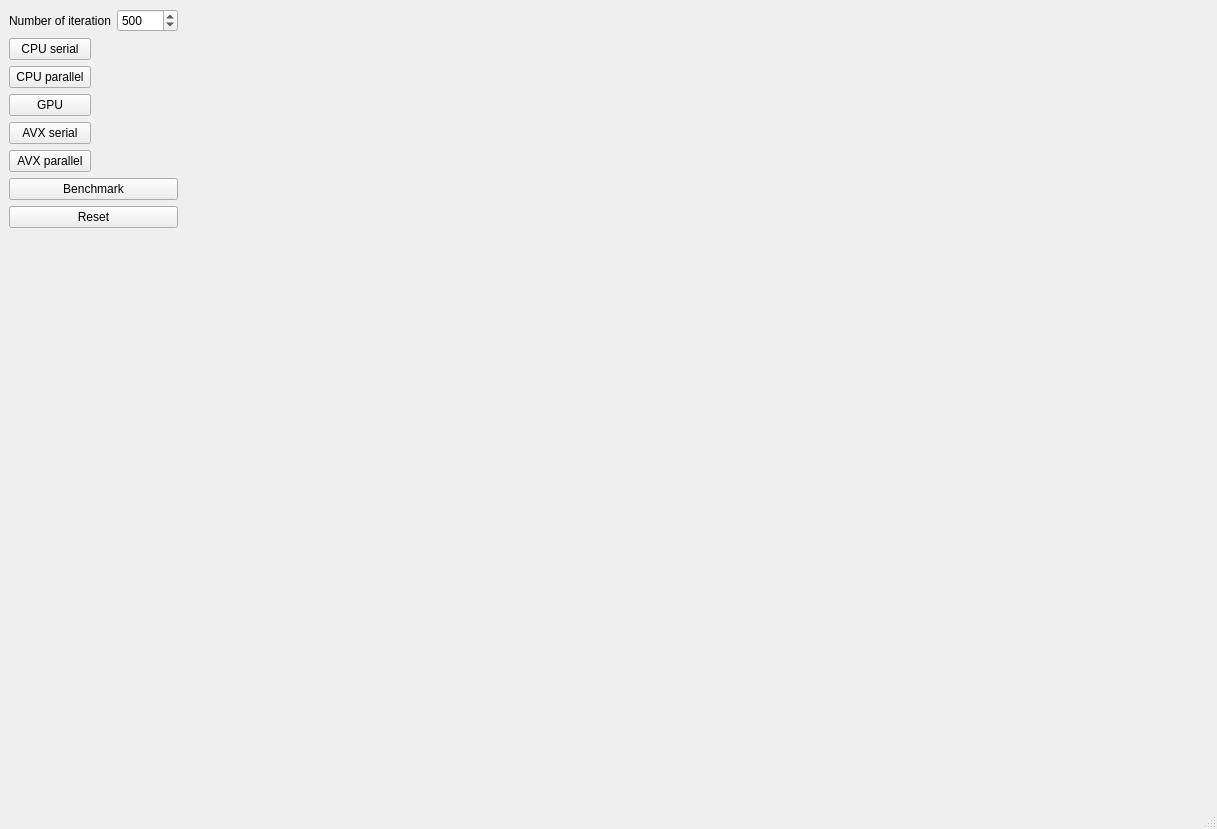
<?xml version="1.0" encoding="UTF-8"?>
<ui version="4.0">
 <class>MainWindow</class>
 <widget class="QMainWindow" name="MainWindow">
  <property name="geometry">
   <rect>
    <x>0</x>
    <y>0</y>
    <width>1217</width>
    <height>829</height>
   </rect>
  </property>
  <property name="windowTitle">
   <string>MainWindow</string>
  </property>
  <widget class="QWidget" name="centralwidget">
   <layout class="QHBoxLayout" name="horizontalLayout_3">
    <item>
     <layout class="QVBoxLayout" name="verticalLayout_2">
      <item>
       <layout class="QVBoxLayout" name="verticalLayout">
        <item>
         <layout class="QHBoxLayout" name="horizontalLayout_2">
          <item>
           <widget class="QLabel" name="label_2">
            <property name="minimumSize">
             <size>
              <width>100</width>
              <height>0</height>
             </size>
            </property>
            <property name="text">
             <string>Number of iterations</string>
            </property>
           </widget>
          </item>
          <item>
           <widget class="QSpinBox" name="spinBox_2">
            <property name="maximum">
             <number>15000</number>
            </property>
            <property name="value">
             <number>500</number>
            </property>
           </widget>
          </item>
         </layout>
        </item>
       </layout>
      </item>
      <item>
       <layout class="QHBoxLayout" name="CPUSerialGroup">
        <item>
         <widget class="QPushButton" name="CPUserial">
          <property name="text">
           <string>CPU serial</string>
          </property>
         </widget>
        </item>
        <item>
         <widget class="QLabel" name="CPUserialLabel">
          <property name="text">
           <string/>
          </property>
          <property name="alignment">
           <set>Qt::AlignCenter</set>
          </property>
         </widget>
        </item>
       </layout>
      </item>
      <item>
       <layout class="QHBoxLayout" name="CPUParallelGroup">
        <item>
         <widget class="QPushButton" name="CPUparallel">
          <property name="text">
           <string>CPU parallel</string>
          </property>
         </widget>
        </item>
        <item>
         <widget class="QLabel" name="CPUparallelLabel">
          <property name="text">
           <string/>
          </property>
          <property name="alignment">
           <set>Qt::AlignCenter</set>
          </property>
         </widget>
        </item>
       </layout>
      </item>
      <item>
       <layout class="QHBoxLayout" name="GPUGroup">
        <item>
         <widget class="QPushButton" name="GPU">
          <property name="text">
           <string>GPU</string>
          </property>
         </widget>
        </item>
        <item>
         <widget class="QLabel" name="GPULabel">
          <property name="text">
           <string/>
          </property>
          <property name="alignment">
           <set>Qt::AlignCenter</set>
          </property>
         </widget>
        </item>
       </layout>
      </item>
      <item>
       <layout class="QHBoxLayout" name="AVXSerialGroup">
        <item>
         <widget class="QPushButton" name="AVXserial">
          <property name="text">
           <string>AVX serial</string>
          </property>
         </widget>
        </item>
        <item>
         <widget class="QLabel" name="AVXserialLabel">
          <property name="text">
           <string/>
          </property>
          <property name="alignment">
           <set>Qt::AlignCenter</set>
          </property>
         </widget>
        </item>
       </layout>
      </item>
      <item>
       <layout class="QHBoxLayout" name="AVXParallelGroup">
        <item>
         <widget class="QPushButton" name="AVXparallel">
          <property name="text">
           <string>AVX parallel</string>
          </property>
         </widget>
        </item>
        <item>
         <widget class="QLabel" name="AVXparallelLabel">
          <property name="text">
           <string/>
          </property>
          <property name="alignment">
           <set>Qt::AlignCenter</set>
          </property>
         </widget>
        </item>
       </layout>
      </item>
      <item>
       <widget class="QPushButton" name="benchmarkButton">
        <property name="text">
         <string>Benchmark</string>
        </property>
       </widget>
      </item>
      <item>
       <widget class="QPushButton" name="pushButton">
        <property name="maximumSize">
         <size>
          <width>16777215</width>
          <height>16777215</height>
         </size>
        </property>
        <property name="text">
         <string>Reset</string>
        </property>
       </widget>
      </item>
      <item>
       <spacer name="verticalSpacer">
        <property name="orientation">
         <enum>Qt::Vertical</enum>
        </property>
        <property name="sizeHint" stdset="0">
         <size>
          <width>20</width>
          <height>40</height>
         </size>
        </property>
       </spacer>
      </item>
     </layout>
    </item>
    <item>
     <widget class="Canvas" name="canvas" native="true">
      <property name="minimumSize">
       <size>
        <width>1024</width>
        <height>768</height>
       </size>
      </property>
     </widget>
    </item>
   </layout>
  </widget>
  <widget class="QMenuBar" name="menubar">
   <property name="geometry">
    <rect>
     <x>0</x>
     <y>0</y>
     <width>1217</width>
     <height>20</height>
    </rect>
   </property>
  </widget>
  <widget class="QStatusBar" name="statusbar"/>
 </widget>
 <customwidgets>
  <customwidget>
   <class>Canvas</class>
   <extends>QWidget</extends>
   <header>canvas.h</header>
   <container>1</container>
   <slots>
    <signal>changeIterationSpinBox(int)</signal>
    <signal>changeWorkersSpinbox(int)</signal>
    <signal>resetLabels()</signal>
    <signal>setCPUSerialLabel(qint64)</signal>
    <signal>setCPUParallelLabel(qint64)</signal>
    <signal>setGPULabel(qint64)</signal>
    <signal>setAVXSerialLabel(qint64)</signal>
    <signal>setAVXParallelLabel(qint64)</signal>
    <slot>changeNumOfWorkers(int)</slot>
    <slot>changeNumOfIterations(int)</slot>
    <slot>reset()</slot>
    <slot>calculateCPUSerial()</slot>
    <slot>calculateCPUParallel()</slot>
    <slot>calculateGPU()</slot>
    <slot>calculateAVXSerial()</slot>
    <slot>calculateAVXParallel()</slot>
    <slot>benchmark()</slot>
   </slots>
  </customwidget>
 </customwidgets>
 <resources/>
 <connections>
  <connection>
   <sender>spinBox_2</sender>
   <signal>valueChanged(int)</signal>
   <receiver>canvas</receiver>
   <slot>changeNumOfIterations(int)</slot>
   <hints>
    <hint type="sourcelabel">
     <x>174</x>
     <y>54</y>
    </hint>
    <hint type="destinationlabel">
     <x>193</x>
     <y>147</y>
    </hint>
   </hints>
  </connection>
  <connection>
   <sender>canvas</sender>
   <signal>changeIterationSpinBox(int)</signal>
   <receiver>spinBox_2</receiver>
   <slot>setValue(int)</slot>
   <hints>
    <hint type="sourcelabel">
     <x>270</x>
     <y>121</y>
    </hint>
    <hint type="destinationlabel">
     <x>174</x>
     <y>54</y>
    </hint>
   </hints>
  </connection>
  <connection>
   <sender>canvas</sender>
   <signal>resetLabels()</signal>
   <receiver>MainWindow</receiver>
   <slot>resetTimeLabels()</slot>
   <hints>
    <hint type="sourcelabel">
     <x>220</x>
     <y>285</y>
    </hint>
    <hint type="destinationlabel">
     <x>110</x>
     <y>318</y>
    </hint>
   </hints>
  </connection>
  <connection>
   <sender>canvas</sender>
   <signal>setCPUSerialLabel(qint64)</signal>
   <receiver>MainWindow</receiver>
   <slot>setCPUSerialLabel(qint64)</slot>
   <hints>
    <hint type="sourcelabel">
     <x>304</x>
     <y>528</y>
    </hint>
    <hint type="destinationlabel">
     <x>108</x>
     <y>483</y>
    </hint>
   </hints>
  </connection>
  <connection>
   <sender>canvas</sender>
   <signal>setCPUParallelLabel(qint64)</signal>
   <receiver>MainWindow</receiver>
   <slot>setCPUParallelLabel(qint64)</slot>
   <hints>
    <hint type="sourcelabel">
     <x>251</x>
     <y>371</y>
    </hint>
    <hint type="destinationlabel">
     <x>111</x>
     <y>403</y>
    </hint>
   </hints>
  </connection>
  <connection>
   <sender>canvas</sender>
   <signal>setGPULabel(qint64)</signal>
   <receiver>MainWindow</receiver>
   <slot>setGPULabel(qint64)</slot>
   <hints>
    <hint type="sourcelabel">
     <x>226</x>
     <y>256</y>
    </hint>
    <hint type="destinationlabel">
     <x>109</x>
     <y>274</y>
    </hint>
   </hints>
  </connection>
  <connection>
   <sender>MainWindow</sender>
   <signal>calculateCPUSerial()</signal>
   <receiver>canvas</receiver>
   <slot>calculateCPUSerial()</slot>
   <hints>
    <hint type="sourcelabel">
     <x>109</x>
     <y>220</y>
    </hint>
    <hint type="destinationlabel">
     <x>234</x>
     <y>212</y>
    </hint>
   </hints>
  </connection>
  <connection>
   <sender>MainWindow</sender>
   <signal>calculateCPUParallel()</signal>
   <receiver>canvas</receiver>
   <slot>calculateCPUParallel()</slot>
   <hints>
    <hint type="sourcelabel">
     <x>88</x>
     <y>180</y>
    </hint>
    <hint type="destinationlabel">
     <x>196</x>
     <y>182</y>
    </hint>
   </hints>
  </connection>
  <connection>
   <sender>MainWindow</sender>
   <signal>calculateGPU()</signal>
   <receiver>canvas</receiver>
   <slot>calculateGPU()</slot>
   <hints>
    <hint type="sourcelabel">
     <x>57</x>
     <y>245</y>
    </hint>
    <hint type="destinationlabel">
     <x>205</x>
     <y>241</y>
    </hint>
   </hints>
  </connection>
  <connection>
   <sender>MainWindow</sender>
   <signal>calculateAVXSerial()</signal>
   <receiver>canvas</receiver>
   <slot>calculateAVXSerial()</slot>
   <hints>
    <hint type="sourcelabel">
     <x>51</x>
     <y>356</y>
    </hint>
    <hint type="destinationlabel">
     <x>211</x>
     <y>368</y>
    </hint>
   </hints>
  </connection>
  <connection>
   <sender>MainWindow</sender>
   <signal>calculateAVXParallel()</signal>
   <receiver>canvas</receiver>
   <slot>calculateAVXParallel()</slot>
   <hints>
    <hint type="sourcelabel">
     <x>53</x>
     <y>549</y>
    </hint>
    <hint type="destinationlabel">
     <x>197</x>
     <y>542</y>
    </hint>
   </hints>
  </connection>
  <connection>
   <sender>canvas</sender>
   <signal>setAVXSerialLabel(qint64)</signal>
   <receiver>MainWindow</receiver>
   <slot>setAVXSerialLabel(qint64)</slot>
   <hints>
    <hint type="sourcelabel">
     <x>232</x>
     <y>585</y>
    </hint>
    <hint type="destinationlabel">
     <x>120</x>
     <y>587</y>
    </hint>
   </hints>
  </connection>
  <connection>
   <sender>canvas</sender>
   <signal>setAVXParallelLabel(qint64)</signal>
   <receiver>MainWindow</receiver>
   <slot>setAVXParallelLabel(qint64)</slot>
   <hints>
    <hint type="sourcelabel">
     <x>221</x>
     <y>613</y>
    </hint>
    <hint type="destinationlabel">
     <x>147</x>
     <y>628</y>
    </hint>
   </hints>
  </connection>
  <connection>
   <sender>pushButton</sender>
   <signal>clicked()</signal>
   <receiver>canvas</receiver>
   <slot>reset()</slot>
   <hints>
    <hint type="sourcelabel">
     <x>114</x>
     <y>255</y>
    </hint>
    <hint type="destinationlabel">
     <x>284</x>
     <y>229</y>
    </hint>
   </hints>
  </connection>
  <connection>
   <sender>benchmarkButton</sender>
   <signal>clicked()</signal>
   <receiver>canvas</receiver>
   <slot>benchmark()</slot>
   <hints>
    <hint type="sourcelabel">
     <x>146</x>
     <y>221</y>
    </hint>
    <hint type="destinationlabel">
     <x>246</x>
     <y>294</y>
    </hint>
   </hints>
  </connection>
 </connections>
 <slots>
  <signal>calculateCPUSerial()</signal>
  <signal>calculateCPUParallel()</signal>
  <signal>calculateGPU()</signal>
  <signal>calculateAVXSerial()</signal>
  <signal>calculateAVXParallel()</signal>
  <signal>benchmark()</signal>
  <slot>reset()</slot>
  <slot>resetTimeLabels()</slot>
  <slot>setCPUSerialLabel(qint64)</slot>
  <slot>setCPUParallelLabel(qint64)</slot>
  <slot>setGPULabel(qint64)</slot>
  <slot>setAVXSerialLabel(qint64)</slot>
  <slot>setAVXParallelLabel(qint64)</slot>
 </slots>
</ui>
